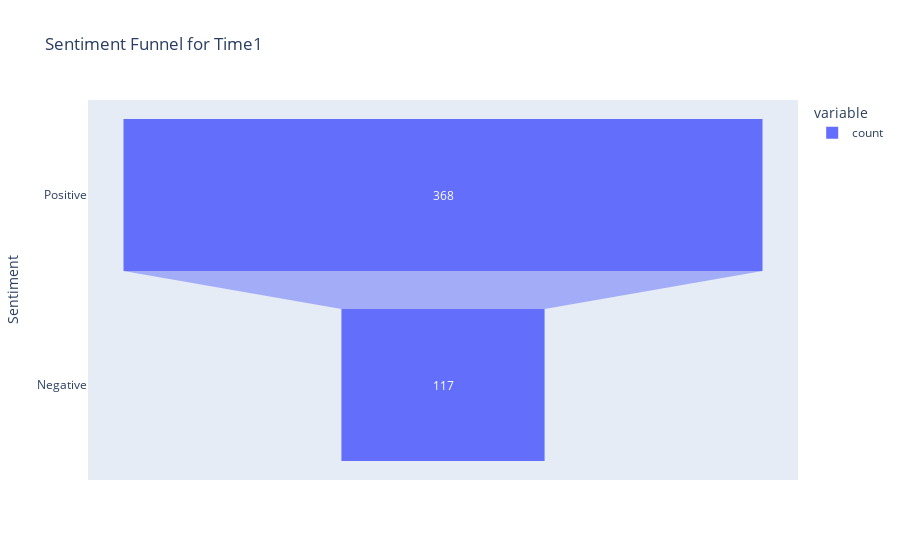
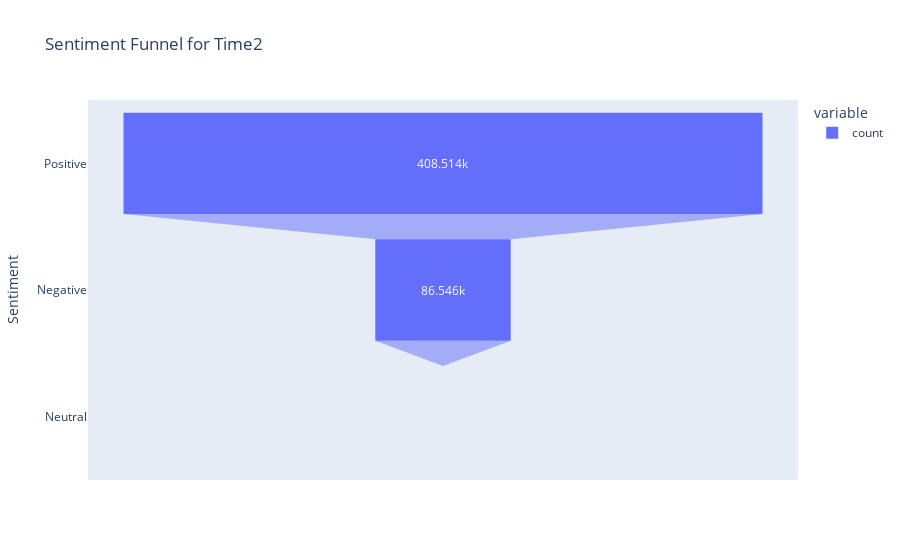

The cell these charts' notebook holds for them, in order:
### Code cell
# a graph for the sentiment as a funnel shaped graph
fig_time1 = px.funnel(sentiment_values_time1, title='Sentiment Funnel for Time1')
fig_time1.show()

fig_time2 = px.funnel(sentiment_values_time2, title='Sentiment Funnel for Time2')
fig_time2.show()

### Figure 1 — Plotly figure (JSON) as saved in the notebook; plotly's stock layout.template omitted (floating-point values rounded to 4 significant figures)
{"data": [{"hovertemplate": "variable=count<br>value=%{x}<br>Sentiment=%{y}<extra></extra>", "legendgroup": "count", "marker": {"color": "#636efa"}, "name": "count", "orientation": "h", "showlegend": true, "type": "funnel", "x": [368, 117], "xaxis": "x", "y": ["Positive", "Negative"], "yaxis": "y"}], "layout": {"legend": {"title": {"text": "variable"}, "tracegroupgap": 0}, "title": {"text": "Sentiment Funnel for Time1"}, "xaxis": {"anchor": "y", "domain": [0, 1], "title": {"text": "value"}}, "yaxis": {"anchor": "x", "domain": [0, 1], "title": {"text": "Sentiment"}}}}

### Figure 2 — Plotly figure (JSON) as saved in the notebook; plotly's stock layout.template omitted (floating-point values rounded to 4 significant figures)
{"data": [{"hovertemplate": "variable=count<br>value=%{x}<br>Sentiment=%{y}<extra></extra>", "legendgroup": "count", "marker": {"color": "#636efa"}, "name": "count", "orientation": "h", "showlegend": true, "type": "funnel", "x": [408514, 86546, 2], "xaxis": "x", "y": ["Positive", "Negative", "Neutral"], "yaxis": "y"}], "layout": {"legend": {"title": {"text": "variable"}, "tracegroupgap": 0}, "title": {"text": "Sentiment Funnel for Time2"}, "xaxis": {"anchor": "y", "domain": [0, 1], "title": {"text": "value"}}, "yaxis": {"anchor": "x", "domain": [0, 1], "title": {"text": "Sentiment"}}}}
